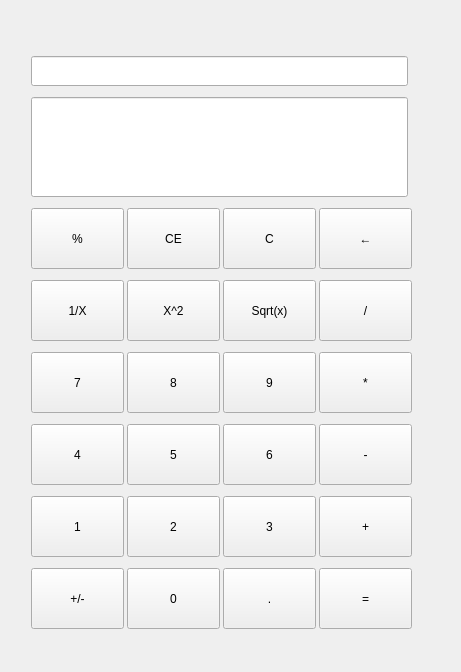
<?xml version="1.0" encoding="UTF-8"?>
<ui version="4.0">
 <class>ZQD</class>
 <widget class="QMainWindow" name="ZQD">
  <property name="windowModality">
   <enum>Qt::NonModal</enum>
  </property>
  <property name="geometry">
   <rect>
    <x>0</x>
    <y>0</y>
    <width>461</width>
    <height>672</height>
   </rect>
  </property>
  <property name="sizePolicy">
   <sizepolicy hsizetype="Minimum" vsizetype="Fixed">
    <horstretch>0</horstretch>
    <verstretch>0</verstretch>
   </sizepolicy>
  </property>
  <property name="minimumSize">
   <size>
    <width>254</width>
    <height>320</height>
   </size>
  </property>
  <property name="windowTitle">
   <string>Calculator</string>
  </property>
  <widget class="QWidget" name="centralWidget">
   <widget class="QWidget" name="layoutWidget">
    <property name="geometry">
     <rect>
      <x>20</x>
      <y>40</y>
      <width>399</width>
      <height>611</height>
     </rect>
    </property>
    <layout class="QGridLayout" name="gridLayout_2">
     <item row="0" column="0">
      <widget class="QLineEdit" name="lineEdit_1">
       <property name="minimumSize">
        <size>
         <width>0</width>
         <height>30</height>
        </size>
       </property>
       <property name="layoutDirection">
        <enum>Qt::RightToLeft</enum>
       </property>
       <property name="styleSheet">
        <string notr="true">font: 75 9pt &quot;Arial&quot;;</string>
       </property>
       <property name="alignment">
        <set>Qt::AlignRight|Qt::AlignTrailing|Qt::AlignVCenter</set>
       </property>
      </widget>
     </item>
     <item row="1" column="0">
      <widget class="QLineEdit" name="lineEdit_2">
       <property name="minimumSize">
        <size>
         <width>0</width>
         <height>100</height>
        </size>
       </property>
       <property name="maximumSize">
        <size>
         <width>16777215</width>
         <height>16777215</height>
        </size>
       </property>
       <property name="layoutDirection">
        <enum>Qt::RightToLeft</enum>
       </property>
       <property name="styleSheet">
        <string notr="true">font: 75 18pt &quot;Arial&quot;;</string>
       </property>
       <property name="alignment">
        <set>Qt::AlignBottom|Qt::AlignRight|Qt::AlignTrailing</set>
       </property>
       <property name="readOnly">
        <bool>true</bool>
       </property>
      </widget>
     </item>
     <item row="2" column="0">
      <layout class="QGridLayout" name="gridLayout">
       <item row="0" column="0">
        <layout class="QHBoxLayout" name="horizontalLayout_2">
         <item>
          <widget class="QPushButton" name="pushButton_mod">
           <property name="minimumSize">
            <size>
             <width>93</width>
             <height>61</height>
            </size>
           </property>
           <property name="maximumSize">
            <size>
             <width>93</width>
             <height>61</height>
            </size>
           </property>
           <property name="text">
            <string>%</string>
           </property>
          </widget>
         </item>
         <item>
          <widget class="QPushButton" name="pushButton_ce">
           <property name="minimumSize">
            <size>
             <width>93</width>
             <height>61</height>
            </size>
           </property>
           <property name="maximumSize">
            <size>
             <width>93</width>
             <height>61</height>
            </size>
           </property>
           <property name="text">
            <string>CE</string>
           </property>
          </widget>
         </item>
         <item>
          <widget class="QPushButton" name="pushButton_clear">
           <property name="minimumSize">
            <size>
             <width>93</width>
             <height>61</height>
            </size>
           </property>
           <property name="maximumSize">
            <size>
             <width>93</width>
             <height>61</height>
            </size>
           </property>
           <property name="text">
            <string>C</string>
           </property>
          </widget>
         </item>
         <item>
          <widget class="QPushButton" name="pushButton_backspace">
           <property name="minimumSize">
            <size>
             <width>93</width>
             <height>61</height>
            </size>
           </property>
           <property name="maximumSize">
            <size>
             <width>93</width>
             <height>61</height>
            </size>
           </property>
           <property name="text">
            <string>←</string>
           </property>
          </widget>
         </item>
        </layout>
       </item>
      </layout>
     </item>
     <item row="3" column="0">
      <layout class="QHBoxLayout" name="horizontalLayout">
       <item>
        <widget class="QPushButton" name="pushButton_1_div_x">
         <property name="minimumSize">
          <size>
           <width>93</width>
           <height>61</height>
          </size>
         </property>
         <property name="maximumSize">
          <size>
           <width>93</width>
           <height>61</height>
          </size>
         </property>
         <property name="text">
          <string>1/X</string>
         </property>
        </widget>
       </item>
       <item>
        <widget class="QPushButton" name="pushButton_x_pow">
         <property name="minimumSize">
          <size>
           <width>93</width>
           <height>61</height>
          </size>
         </property>
         <property name="maximumSize">
          <size>
           <width>93</width>
           <height>61</height>
          </size>
         </property>
         <property name="text">
          <string>X^2</string>
         </property>
        </widget>
       </item>
       <item>
        <widget class="QPushButton" name="pushButton_sqrt_x">
         <property name="minimumSize">
          <size>
           <width>93</width>
           <height>61</height>
          </size>
         </property>
         <property name="maximumSize">
          <size>
           <width>93</width>
           <height>61</height>
          </size>
         </property>
         <property name="text">
          <string>Sqrt(x)</string>
         </property>
        </widget>
       </item>
       <item>
        <widget class="QPushButton" name="pushButton_divide">
         <property name="minimumSize">
          <size>
           <width>93</width>
           <height>61</height>
          </size>
         </property>
         <property name="maximumSize">
          <size>
           <width>93</width>
           <height>61</height>
          </size>
         </property>
         <property name="text">
          <string>/</string>
         </property>
        </widget>
       </item>
      </layout>
     </item>
     <item row="4" column="0">
      <layout class="QHBoxLayout" name="horizontalLayout_3">
       <item>
        <widget class="QPushButton" name="pushButton_7">
         <property name="minimumSize">
          <size>
           <width>93</width>
           <height>61</height>
          </size>
         </property>
         <property name="maximumSize">
          <size>
           <width>93</width>
           <height>61</height>
          </size>
         </property>
         <property name="text">
          <string>7</string>
         </property>
        </widget>
       </item>
       <item>
        <widget class="QPushButton" name="pushButton_8">
         <property name="minimumSize">
          <size>
           <width>93</width>
           <height>61</height>
          </size>
         </property>
         <property name="maximumSize">
          <size>
           <width>93</width>
           <height>61</height>
          </size>
         </property>
         <property name="text">
          <string>8</string>
         </property>
        </widget>
       </item>
       <item>
        <widget class="QPushButton" name="pushButton_9">
         <property name="minimumSize">
          <size>
           <width>93</width>
           <height>61</height>
          </size>
         </property>
         <property name="maximumSize">
          <size>
           <width>93</width>
           <height>61</height>
          </size>
         </property>
         <property name="text">
          <string>9</string>
         </property>
        </widget>
       </item>
       <item>
        <widget class="QPushButton" name="pushButton_multiply">
         <property name="minimumSize">
          <size>
           <width>93</width>
           <height>61</height>
          </size>
         </property>
         <property name="maximumSize">
          <size>
           <width>93</width>
           <height>61</height>
          </size>
         </property>
         <property name="text">
          <string>*</string>
         </property>
        </widget>
       </item>
      </layout>
     </item>
     <item row="5" column="0">
      <layout class="QHBoxLayout" name="horizontalLayout_4">
       <item>
        <widget class="QPushButton" name="pushButton_4">
         <property name="minimumSize">
          <size>
           <width>93</width>
           <height>61</height>
          </size>
         </property>
         <property name="maximumSize">
          <size>
           <width>93</width>
           <height>61</height>
          </size>
         </property>
         <property name="text">
          <string>4</string>
         </property>
        </widget>
       </item>
       <item>
        <widget class="QPushButton" name="pushButton_5">
         <property name="minimumSize">
          <size>
           <width>93</width>
           <height>61</height>
          </size>
         </property>
         <property name="maximumSize">
          <size>
           <width>93</width>
           <height>61</height>
          </size>
         </property>
         <property name="text">
          <string>5</string>
         </property>
        </widget>
       </item>
       <item>
        <widget class="QPushButton" name="pushButton_6">
         <property name="minimumSize">
          <size>
           <width>93</width>
           <height>61</height>
          </size>
         </property>
         <property name="maximumSize">
          <size>
           <width>93</width>
           <height>61</height>
          </size>
         </property>
         <property name="text">
          <string>6</string>
         </property>
        </widget>
       </item>
       <item>
        <widget class="QPushButton" name="pushButton_minus">
         <property name="minimumSize">
          <size>
           <width>93</width>
           <height>61</height>
          </size>
         </property>
         <property name="maximumSize">
          <size>
           <width>93</width>
           <height>61</height>
          </size>
         </property>
         <property name="text">
          <string>-</string>
         </property>
        </widget>
       </item>
      </layout>
     </item>
     <item row="6" column="0">
      <layout class="QHBoxLayout" name="horizontalLayout_6">
       <item>
        <widget class="QPushButton" name="pushButton_1">
         <property name="minimumSize">
          <size>
           <width>93</width>
           <height>61</height>
          </size>
         </property>
         <property name="maximumSize">
          <size>
           <width>93</width>
           <height>61</height>
          </size>
         </property>
         <property name="text">
          <string>1</string>
         </property>
        </widget>
       </item>
       <item>
        <widget class="QPushButton" name="pushButton_2">
         <property name="minimumSize">
          <size>
           <width>93</width>
           <height>61</height>
          </size>
         </property>
         <property name="maximumSize">
          <size>
           <width>93</width>
           <height>61</height>
          </size>
         </property>
         <property name="text">
          <string>2</string>
         </property>
        </widget>
       </item>
       <item>
        <widget class="QPushButton" name="pushButton_3">
         <property name="minimumSize">
          <size>
           <width>93</width>
           <height>61</height>
          </size>
         </property>
         <property name="maximumSize">
          <size>
           <width>93</width>
           <height>61</height>
          </size>
         </property>
         <property name="text">
          <string>3</string>
         </property>
        </widget>
       </item>
       <item>
        <widget class="QPushButton" name="pushButton_add">
         <property name="minimumSize">
          <size>
           <width>93</width>
           <height>61</height>
          </size>
         </property>
         <property name="maximumSize">
          <size>
           <width>93</width>
           <height>61</height>
          </size>
         </property>
         <property name="text">
          <string>+</string>
         </property>
        </widget>
       </item>
      </layout>
     </item>
     <item row="7" column="0">
      <layout class="QHBoxLayout" name="horizontalLayout_7">
       <item>
        <widget class="QPushButton" name="pushButton_reverse">
         <property name="minimumSize">
          <size>
           <width>93</width>
           <height>61</height>
          </size>
         </property>
         <property name="maximumSize">
          <size>
           <width>93</width>
           <height>61</height>
          </size>
         </property>
         <property name="text">
          <string>+/-</string>
         </property>
        </widget>
       </item>
       <item>
        <widget class="QPushButton" name="pushButton_0">
         <property name="minimumSize">
          <size>
           <width>93</width>
           <height>61</height>
          </size>
         </property>
         <property name="maximumSize">
          <size>
           <width>93</width>
           <height>61</height>
          </size>
         </property>
         <property name="text">
          <string>0</string>
         </property>
        </widget>
       </item>
       <item>
        <widget class="QPushButton" name="pushButton_point">
         <property name="minimumSize">
          <size>
           <width>93</width>
           <height>61</height>
          </size>
         </property>
         <property name="maximumSize">
          <size>
           <width>93</width>
           <height>61</height>
          </size>
         </property>
         <property name="text">
          <string>.</string>
         </property>
        </widget>
       </item>
       <item>
        <widget class="QPushButton" name="pushButton_equal">
         <property name="minimumSize">
          <size>
           <width>93</width>
           <height>61</height>
          </size>
         </property>
         <property name="maximumSize">
          <size>
           <width>93</width>
           <height>61</height>
          </size>
         </property>
         <property name="text">
          <string>=</string>
         </property>
        </widget>
       </item>
      </layout>
     </item>
    </layout>
   </widget>
  </widget>
 </widget>
 <layoutdefault spacing="6" margin="11"/>
 <resources/>
 <connections/>
</ui>
